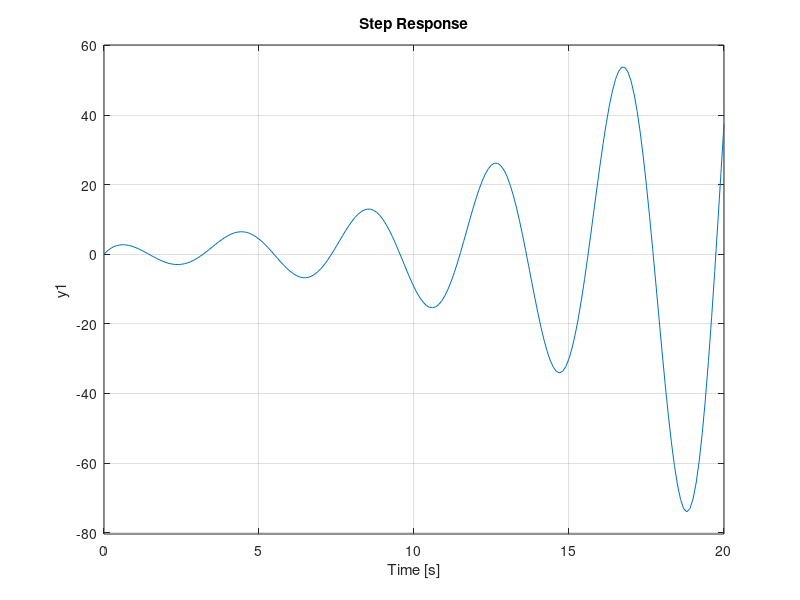

The MATLAB script that drew this image:
%clear
clear
clc
close all

%% Second Order UnderDamped System
%G(s) = 1/s^2+2.5s+9

M = 1;
B = 2.5;
K = 9;

G_num = [M];
G_den = [M B K];
G = tf(G_num,G_den);

% step response
step(G,0:0.1:20)


%% Nonlinear System Approximation
%G(s) = 10s^4+8s^3+6s^2+4s+2/s^5+3s^4+5s^3+7s^2+9s+1

A = 1;
B = 2;
C = 3;
D = 4;
E = 5;
F = 6;
G = 7;
H = 8;
I = 9;
J = 10;

G_num = [J H F D B];
G_den = [A C E G I A];
G = tf(G_num,G_den);

% step response
step(G,0:0.1:20)